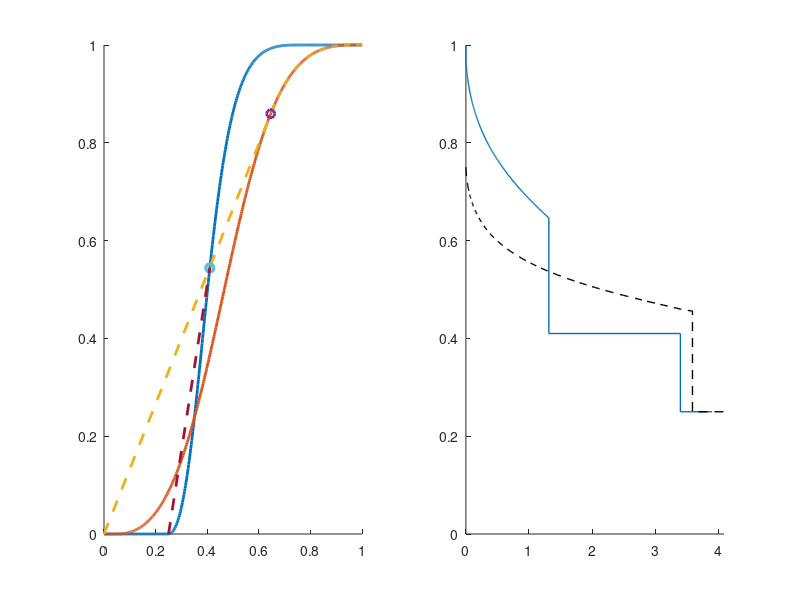

Source code (MATLAB):
%% Illustrate Riemann solutions for continuous displacement
% This script shows the graphical construction of the Riemann solution for
% a setup in which either a diluted polymer solution or a surfactant is
% continuously injected into a reservoir filled with oil and water at
% connate saturation. In the polymer-flooding case, polymer and water are
% assumed to be fully mixing (i.e., we set w=1 in the Todd-Longstaff mixing
% model).
%
% The script has several adjustable parameters. To produce the polymer
% figure from the MRST book chapter with full mixing and no adsorption, set
% polymer to true and ads=0. For the polymer figure with adsorption, you
% should set ads=0.6 and rerun all sections of this script except for the
% last one.
polymer = false;

%% Compute and plot the fractional flow curve for the right and left states
if polymer
    [swr, sor, ads] = deal(0.2,0.8,0);
    % [swr, swor, ads] = deal(0.2,0.8,0.6);
    [nw,no,M] = deal(2,3,5);
    s  = linspace(0,1,501);
    sm = (min(max(s,swr),sor)-swr)/(sor-swr);
    fw = sm.^nw./(sm.^nw + (1-sm).^no);
    fp = sm.^nw./(sm.^nw + M*(1-sm).^no);
else
    [swr, sor, ads] = deal(0.25,0.75,0);
    % [nw,no,M] = deal(2,3,1);
    [nw,no,M] = deal(2,2.5,0.225);
    [swrs,sors,Msf] = deal(.05,.975,4);
    s  = linspace(0,1,501);
    sm = (min(max(s,swr),sor)-swr)/(sor-swr);
    fw = sm.^nw./(sm.^nw + M*(1-sm).^no);
    sm = (min(max(s,swrs),sors)-swrs)/(sors - swrs);
    fp = sm.^nw./(sm.^nw + Msf*M*1*(1-sm).^no);
    %load ff-sft2.mat;
    %[s, fw, fp] = deal(sW', fw', fs');
end
subplot(1,2,1),cla,hold all
plot(s,fw,'-','LineWidth',2);
plot(s,fp,'-','LineWidth',2);

%% Find envelope for polymer curve
i3 = find(fp(2:end)./(s(2:end)+ads)-diff(fp)./diff(s)>0,1);
plot([-ads s(i3:end)],fp([1 i3:end]),'--','LineWidth',2);
plot(s(i3),fp(i3),'o','LineWidth',2);

%% Find intersection of this envelope and the pure water curve
i2 = find(min(fp(i3)/(s(i3)+ads).*(s(2:end)+ads),1)<fw(2:end),1);
plot(s(i2),fw(i2),'o','LineWidth',2);

%% Find envelope for pure water curve
i0 = find(s<swr,1,'last')+1;
flag = fw(i0:i2)./(s(i0:i2)-swr)>diff(fw(i0:i2+1))./diff(s(i0:i2+1));
i1 = min(find(flag)+i0,i2);
if isempty(i1), i1=i2; end
plot(s(i1(1)),fw(i1(1)),'o','LineWidth',2)
plot(s([i0 i1:i2]),fw([i0 i1:i2]),'--','LineWidth',2)

%% Plot self-similar solution
subplot(1,2,2)
hold all
xi = fliplr(diff(fp(i3:end))./diff(s(i3:end)));
ss = fliplr(s(i3:end-1));
df = fliplr(diff(fw([i0 i1:i2]))./diff(s([i0 i1:i2])));
ds = fliplr(s(i1:i2));
xi = [xi([1:end end]), df];
ss = [ss, ds([1 1:end])];
xi = [xi([1:end end]), max(xi)+.5];
ss = [ss, s(i0), swr];
if polymer
    plot(xi(ss<=sor),ss(ss<=sor),'-','LineWidth',2);
else
    plot(xi,ss,'-','LineWidth',1);
end
axis tight, set(gca,'Ylim',[0 1]);

%% Plot solution without polymer
flag = fw(i0:end)./(s(i0:end)-swr)-eps> ...
    diff(fw([i0:end end]))./diff(s([i0:end end]));
iw  = min(find(flag,1,'first')+i0,numel(fw));
xiw = fliplr(diff(fw([i0 iw:end]))./diff(s([i0 iw:end])));
ssw = s(end:-1:iw);
xiw = [xiw xiw(end) max(xiw)+.5];
ssw = [ssw, swr swr];
plot(xiw(ssw<=sor),ssw(ssw<=sor),'--k','LineWidth',1);

%% Copyright Notice
%
% <html>
% <p><font size="-1">
% Copyright 2009-2024 SINTEF Digital, Mathematics & Cybernetics.
% </font></p>
% <p><font size="-1">
% This file is part of The MATLAB Reservoir Simulation Toolbox (MRST).
% </font></p>
% <p><font size="-1">
% MRST is free software: you can redistribute it and/or modify
% it under the terms of the GNU General Public License as published by
% the Free Software Foundation, either version 3 of the License, or
% (at your option) any later version.
% </font></p>
% <p><font size="-1">
% MRST is distributed in the hope that it will be useful,
% but WITHOUT ANY WARRANTY; without even the implied warranty of
% MERCHANTABILITY or FITNESS FOR A PARTICULAR PURPOSE.  See the
% GNU General Public License for more details.
% </font></p>
% <p><font size="-1">
% You should have received a copy of the GNU General Public License
% along with MRST.  If not, see
% <a href="http://www.gnu.org/licenses/">http://www.gnu.org/licenses</a>.
% </font></p>
% </html>
